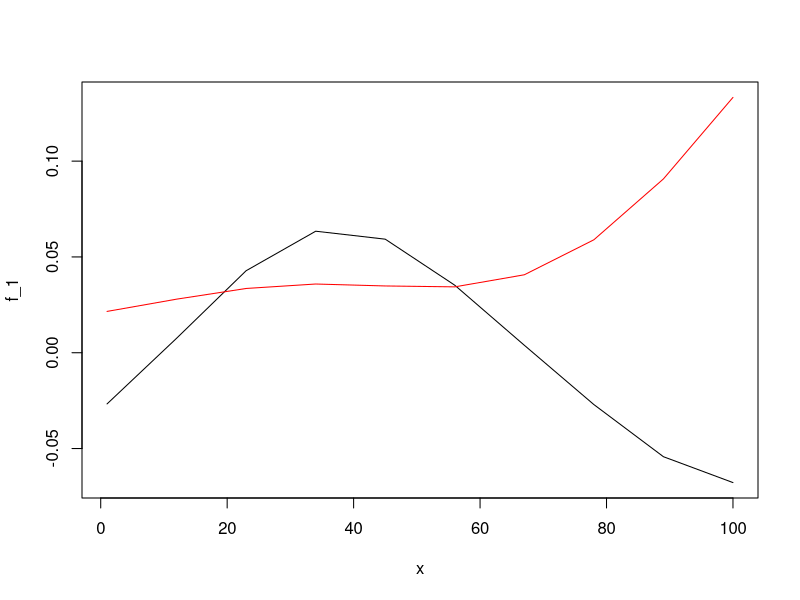

Reproduce this figure in R. (Note: this script raises an error after producing the figure.)
library(mvtnorm)

set.seed(100)

data_format = NULL

# Setting up the true parameters / functional curves ---------------------------
x = seq(1, 100, by = 11)

s1 = 28
s2 = 38

U_1 = 1/(s1*sqrt(2 * pi))
U_2 = 1/(s2*sqrt(2 * pi))

# covariance for f_1 and f_2 
# U_j exp(-(x-t)^2  /  2s_j^2)
K_1 = K_2 = matrix(nrow=length(x), ncol = length(x))

# Additional attempt for K_1 and K_2
# tau2 = 0.0001
# sigma2 = 0.00001
# d = tau2/sigma2
# ones = matrix(1,nrow=100, ncol=1)
# 
# V = sigma2 * (diag(rep(100,100)) + d * (ones %*% t(ones)))

rownum = 1
for(i in x) {
    colnum = 1
    for(j in x) {
        K_1[rownum, colnum] = U_1 * exp(-((i - j)^2) / (2 * s1^2))
        K_2[rownum, colnum] = U_2 * exp(-((i - j)^2) / (2 * s2^2))
        colnum = colnum + 1
    }
    rownum = rownum + 1
}

f_1 = rmvnorm(n = 1, mean = rep(0, length(x)), sigma = K_1)
f_2 = rmvnorm(n = 1, mean = rep(0, length(x)), sigma = K_2)
plot(x, f_1, type = 'l', ylim = c(min(min(f_1), min(f_2)), max(max(f_1), max(f_2))))
lines(x, f_2, col = 'red')

pars = c( 0,       # init
          -2, -2,  # beta
          0.00005, # sigma2
          s1, s2 , # s1 and s2
          f_1, f_2) 

# par_index = list( init=1, beta = 2:3, sigma2 = 4, s = 5:6,
#                   f1 = 7:205,
#                   f2 = 206:length(pars))
par_index = list( init=1, beta = 2:3, sigma2 = 4, s = 5:6,
                  f1 = 7:16,
                  f2 = 17:length(pars))

for(ind in 1:100){
    
    # Generate the z_i ------------------------------------------------------------
    # z_i iid
    # z_1 = sample(x = 1:2, size = length(x), prob = c(0.7,0.3), replace = T)
    
    # z_i markov
    init_prob = c(1, exp(pars[par_index$init]))
    init_prob = init_prob / sum(init_prob)
    
    tpm = matrix(c(1, exp(pars[par_index$beta][1]),
                   exp(pars[par_index$beta][2]), 1), nrow=2, byrow = T)
    tpm = tpm / rowSums(tpm)
    
    z_2 = sample(x = 1:2, size = 1, prob = init_prob)
    for(i in 2:length(x)){
        z_2 = c(z_2, sample(x = 1:2, size = 1, prob = tpm[tail(z_2, 1), ]))
    }
    
    # Generate the data -----------------------------------------------------------
    
    y_2 = NULL
    
    for(i in 1:length(x)) {
        # if(z_1[i] == 1) y_1 = c(y_1, f_1[i])
        # else y_1 = c(y_1, f_2[i])
        if(z_2[i] == 1) y_2 = c(y_2, pars[par_index$f1][i])
        else y_2 = c(y_2, pars[par_index$f2][i])
    }
    
    sigma2 = pars[par_index$sigma2]
    
    y_2 = y_2 + sqrt(sigma2) * rnorm(length(y_2))
    # points(x, y_2)
    
    temp = cbind(ind, y_2, x, z_2)
    data_format = rbind(data_format, temp)
}

colnames(data_format) = c('id', 'y', 'x', 'true_state')

save(data_format, file = 'Data/data_format.rda')
save(pars, file = 'Data/true_pars.rda')
save(par_index, file = 'Data/par_index.rda')



# Initial test of getting splines to fit data
# library(splines)
# 
# deg   = 3
# ndx   = deg * length(x)^(1/5) 
# xr    = max(x)
# xl    = min(x)
# xmax  = xr + 0.01 * (xr - xl)
# xmin  = xl - 0.01 * (xr - xl)
# dt    = (xmax - xmin) / ndx
# knots = seq(xmin - deg * dt, xmax + deg * dt, by = dt)
# B     = splineDesign(knots = knots, x = x, ord = deg + 1, derivs = 0,outer.ok = TRUE)
# 
# 
# # Fit model
# fit = lsfit(B, y_1, intercept = T)
# lines(x, cbind(1, B) %*% fit$coefficients, col = 2)



